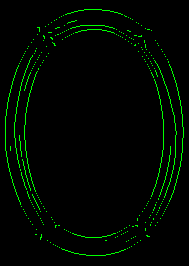
#> input picture debug_no_ellipses.png, 189 x 266 px
$ python -i canny.py   (imports and definitions only)
#> lines starting #> are read from the running program, lines starting #| are printed output that depends on the picture; after the words box and inside, x2 and y2 are one past the last pixel; in counts of white or black regions, pixels touching at a corner belong together
import numpy as np
import cv2

def gaussian_kernel(size: int, sigma: float) -> np.ndarray:
    """Create a Gaussian kernel."""
    k = size // 2
    x, y = np.mgrid[-k:k+1, -k:k+1]
    kernel = np.exp(-(x**2 + y**2) / (2 * sigma**2))
    return kernel / kernel.sum()

def convolve2d(image: np.ndarray, kernel: np.ndarray) -> np.ndarray:
    """Manual 2D convolution (no scipy)."""
    ih, iw = image.shape
    kh, kw = kernel.shape
    pad_h, pad_w = kh // 2, kw // 2
    padded = np.pad(image, ((pad_h, pad_h), (pad_w, pad_w)), mode='reflect')
    output = np.zeros_like(image, dtype=np.float64)
    for i in range(ih):
        for j in range(iw):
            output[i, j] = (padded[i:i+kh, j:j+kw] * kernel).sum()
    return output

def gaussian_blur(image: np.ndarray, size: int = 5, sigma: float = 1.4) -> np.ndarray:
    """Apply Gaussian blur to image."""
    kernel = gaussian_kernel(size, sigma)
    return convolve2d(image.astype(np.float64), kernel)

def sobel_gradients(image: np.ndarray):
    """Compute gradient magnitude and direction using Sobel operators."""
    Kx = np.array([[-1, 0, 1],
                   [-2, 0, 2],
                   [-1, 0, 1]], dtype=np.float64)
    Ky = np.array([[-1, -2, -1],
                   [ 0,  0,  0],
                   [ 1,  2,  1]], dtype=np.float64)

    Gx = convolve2d(image, Kx)
    Gy = convolve2d(image, Ky)

    magnitude = np.hypot(Gx, Gy)
    direction = np.arctan2(Gy, Gx)
    return magnitude, direction

def non_maximum_suppression(magnitude: np.ndarray, direction: np.ndarray) -> np.ndarray:
    """Thin edges by suppressing non-maximum gradient pixels."""
    H, W = magnitude.shape
    suppressed = np.zeros((H, W), dtype=np.float64)
    angle = np.degrees(direction) % 180  # map to [0, 180)

    for i in range(1, H - 1):
        for j in range(1, W - 1):
            ang = angle[i, j]
            mag = magnitude[i, j]

            # Check neighbors in gradient direction
            if (0 <= ang < 22.5) or (157.5 <= ang < 180):
                # Horizontal direction
                p, r = magnitude[i, j-1], magnitude[i, j+1]
            elif 22.5 <= ang < 67.5:
                # Diagonal direction
                p, r = magnitude[i-1, j+1], magnitude[i+1, j-1]
            elif 67.5 <= ang < 112.5:
                # Vertical direction
                p, r = magnitude[i-1, j], magnitude[i+1, j]
            else:
                # Anti-diagonal direction
                p, r = magnitude[i-1, j-1], magnitude[i+1, j+1]

            if mag >= p and mag >= r:
                suppressed[i, j] = mag

    return suppressed

def double_threshold(image: np.ndarray, low_threshold: float, high_threshold: float):
    """Apply double thresholding to classify strong/weak edges."""
    strong, weak = 255, 75
    result = np.zeros_like(image, dtype=np.uint8)
    result[image >= high_threshold] = strong
    result[(image >= low_threshold) & (image < high_threshold)] = weak
    return result, strong, weak

def hysteresis(image: np.ndarray, strong: int = 255, weak: int = 75) -> np.ndarray:
    """Edge tracking by hysteresis — keep weak edges connected to strong ones."""
    H, W = image.shape
    output = image.copy()

    # Multiple passes to ensure connectivity
    for _ in range(5):  # Iterate multiple times
        changed = False
        for i in range(1, H - 1):
            for j in range(1, W - 1):
                if output[i, j] == weak:
                    # Check 8-neighborhood
                    neighborhood = output[i-1:i+2, j-1:j+2]
                    if strong in neighborhood:
                        output[i, j] = strong
                        changed = True

        if not changed:
            break

    # Remove remaining weak edges
    output[output == weak] = 0

    return output

def canny_from_scratch(
    image: np.ndarray,
    blur_size: int = 5,
    sigma: float = 1.4,
    low_threshold: float = 20,
    high_threshold: float = 50,
) -> np.ndarray:
    """
    Full Canny edge detector implemented from scratch.

    Args:
        image: Input image (grayscale or BGR)
        blur_size: Size of Gaussian kernel
        sigma: Gaussian sigma
        low_threshold: Low threshold for edge tracking
        high_threshold: High threshold for edge tracking

    Returns:
        Binary edge image
    """
    # Convert to grayscale if needed
    if image.ndim == 3:
        gray = cv2.cvtColor(image, cv2.COLOR_BGR2GRAY)
    else:
        gray = image.copy()

    # Ensure image is float64 for processing
    gray = gray.astype(np.float64)

    # Step 1: Gaussian blur
    blurred = gaussian_blur(gray, size=blur_size, sigma=sigma)

    # Step 2: Gradient calculation
    magnitude, direction = sobel_gradients(blurred)

    # Step 3: Non-maximum suppression
    suppressed = non_maximum_suppression(magnitude, direction)

    # Step 4: Double threshold
    thresholded, strong, weak = double_threshold(suppressed, low_threshold, high_threshold)

    # Step 5: Hysteresis
    edges = hysteresis(thresholded, strong, weak)

    return edges.astype(np.uint8)

>>> import cv2
>>> picture = cv2.imread('../debug_no_ellipses.png')
#> picture is the input picture: shape (266, 189, 3); mean B, G, R 0, 7.8, 0
>>> result = canny_from_scratch(picture)
#> in canny_from_scratch, `gray = cv2.cvtColor(image, cv2.COLOR_BGR2GRAY)`:
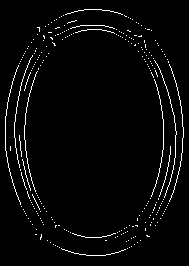
#> gray: shape (266, 189); values 0 (black) and 150 (white), 3% white in thin lines or dots, all inside (x1, y1, x2, y2) = (5, 9, 184, 256)
#> in convolve2d, `padded = np.pad(image, ((pad_h, pad_h), (pad_w, pad_w)), mode='reflect')`: padded: shape (270, 193) float64; values 0 (black) and 150 (white), 2.9% white in thin lines or dots, all inside (x1, y1, x2, y2) = (7, 11, 186, 258)
#> in sobel_gradients, `direction = np.arctan2(Gy, Gx)`:
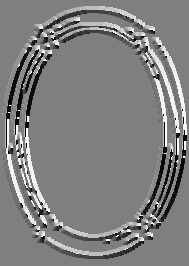
#> direction: shape (266, 189) float64; min -3.14, max 3.14, mean 0.0104; drawn with min black and max white
#> in non_maximum_suppression, `angle = np.degrees(direction) % 180`:
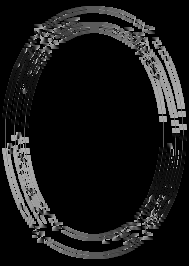
#> angle: shape (266, 189) float64; min 0, max 180, mean 24.1
#> after the loop in non_maximum_suppression, `for i in range(1, H - 1):`:
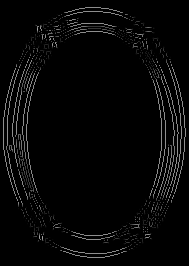
#> suppressed: shape (266, 189) float64; min 0, max 166.6, mean 7.3
#> in canny_from_scratch, `thresholded, strong, weak = double_threshold(suppressed, low_threshold..`:
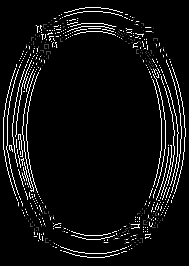
#> thresholded: shape (266, 189); min 0, max 255, mean 15.8
#> in canny_from_scratch, `thresholded, strong, weak = double_threshold(suppressed, low_threshold..`: strong = 255; weak = 75
#> after the loop in hysteresis, `for _ in range(5):`:
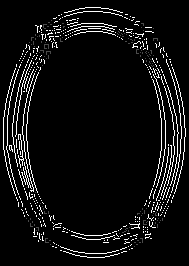
#> output: shape (266, 189); 0.44% of pixels changed, all inside (x1, y1, x2, y2) = (18, 15, 171, 249)
#> in hysteresis, `output[output == weak] = 0`:
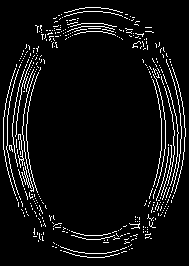
#> output: shape (266, 189); 6.3% white in thin lines or dots
